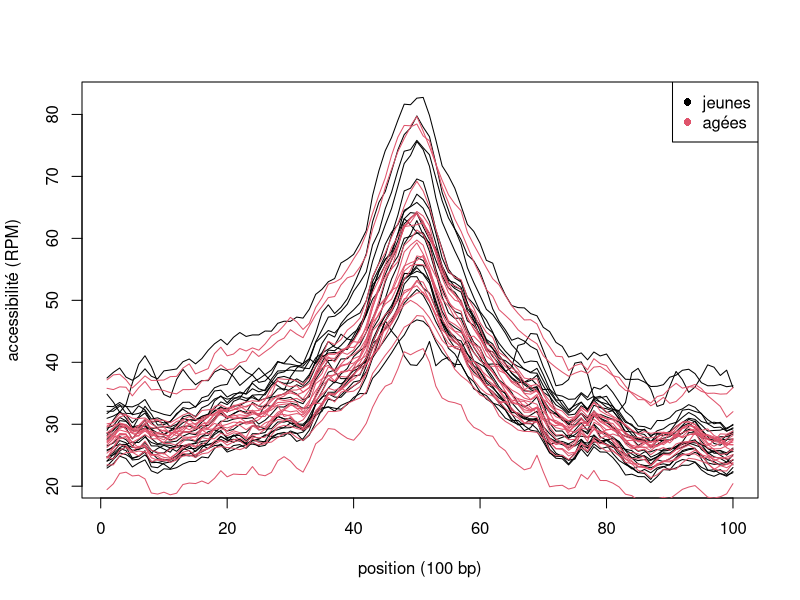

The R source for this figure:
## ---- chunk 1
knitr::opts_chunk$set(collapse=TRUE, comment = "#>", fig.width=9, fig.height=6, eval=TRUE, echo=TRUE, results="verbatim", warning=FALSE)
## ---- chunk 2
yng = read.table("05_yng.txt")
old = read.table("05_old.txt")
matplot(t(yng), col=1, lty=1, type="l", xlab="position (100 bp)", ylab="accessibilité (RPM)")
matplot(t(old), col=2, lty=1, type="l", add=TRUE)
legend("topright", c("jeunes", "agées"), col=1:2, pch=16)

## ---- chunk 3
sessionInfo()
